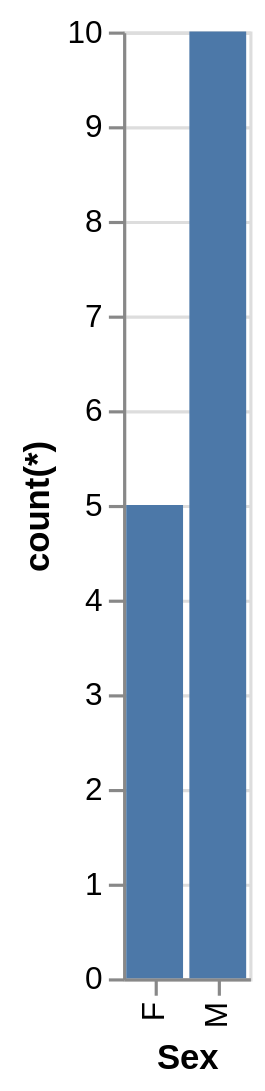

Vega-Lite specification stored for this chart:
### Vega-Lite specification from a JSON file in a GitHub repository (floating-point values rounded to 4 significant figures)
{"data": {"values": [{"x_data": "F", "y_data": 5}, {"x_data": "M", "y_data": 10}]}, "mark": "bar", "encoding": {"x": {"field": "x_data", "type": "nominal", "title": "Sex", "sort": "ascending"}, "y": {"field": "y_data", "type": "quantitative", "title": "count(*)"}}}
